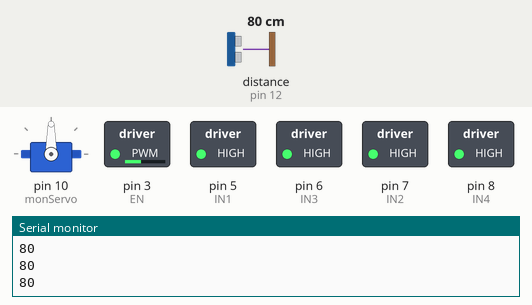
Recording of a sketch running on a simulated Arduino Uno, built with avr-gcc and run on an emulated ATmega328P. On the bench: servo, switched loads named in the sketch (green lamp = pin HIGH), the last lines printed to the serial monitor. Wiring (inferred from the names in the program): ultrasonic range finder: trigger pin 13; echo pin 12. Dashed ring = blinking. Inputs (shaded band) come from the test bench; at power-on: distance to the obstacle (sensor on pin 12) 80 cm. The echo pulse lasts 58.3 µs per cm; pins used as bus, display or sensor lines are not drawn.

Above: at 1.2 s.
1.3 s: distance to the obstacle (sensor on pin 12) set to 35 cm
2.8 s: distance to the obstacle (sensor on pin 12) set to 28 cm
At 3.9 s:
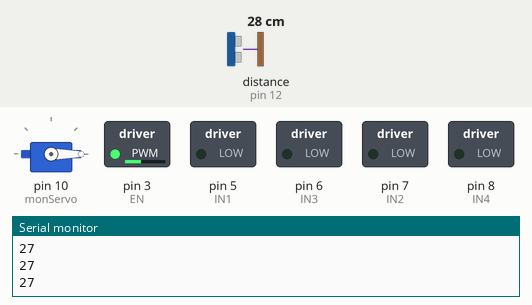
5.8 s: distance to the obstacle (sensor on pin 12) set to 2 cm
At 6.54 s:
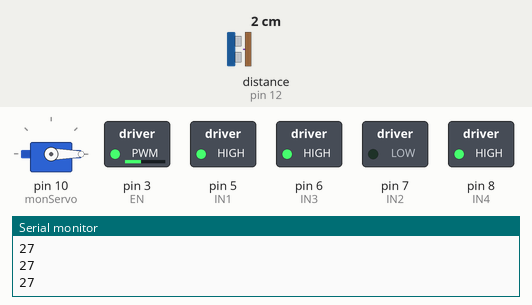
8.8 s: distance to the obstacle (sensor on pin 12) set to 60 cm
At 10.44 s:
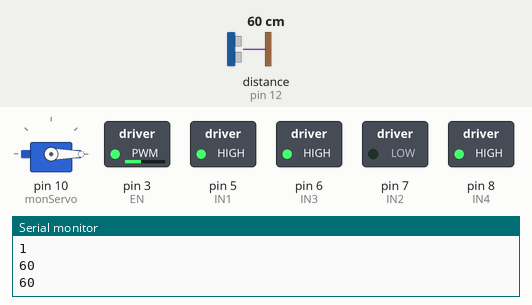
11.8 s: distance to the obstacle (sensor on pin 12) set to 4 cm
At 15.52 s:
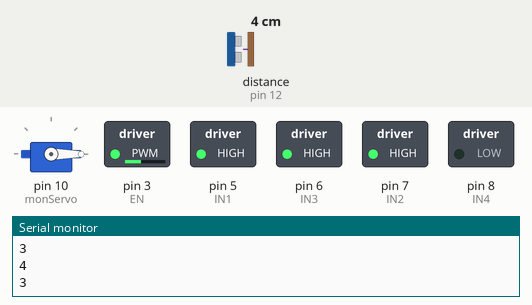
Timing chart, 0 to 15.8 s (numbered marks = the images above; inputs shaded):
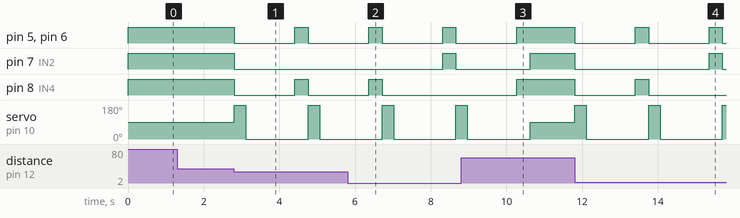

Measured:
- the behaviour switches between 32 and 31 cm on distance to the obstacle (sensor on pin 12) (found by bisection; images 0 and 1)
- after the input at 2.8 s, pin 5 (IN1), pin 6 (IN3), pin 8 (IN4): HIGH → LOW at once, → HIGH 1.6 s later, → LOW 0.35 s later; pin 7 (IN2): HIGH → LOW at once; servo on pin 10 (monServo): alternates 180° for 0.30 s and 0° for 1.7 s, starting at once
- after the input at 5.8 s, pin 7 (IN2): LOW → HIGH after 2.5 s, → LOW 0.34 s later; pin 8 (IN4): goes on until 6.7 s, then stays LOW
- after the input at 8.8 s, pin 5 (IN1), pin 6 (IN3), pin 8 (IN4): goes on until 10.3 s, then stays HIGH; pin 7 (IN2): LOW → HIGH after 1.8 s
- after the input at 11.8 s, pin 5 (IN1), pin 6 (IN3): alternates HIGH for 0.35 s and LOW for 1.6 s, starting at once; pin 7 (IN2): HIGH → LOW at once, → HIGH 3.6 s later, → LOW 0.34 s later; pin 8 (IN4): HIGH → LOW at once, → HIGH 1.6 s later, → LOW 0.35 s later; servo on pin 10 (monServo): alternates 180° for 0.30 s and 0° for 1.6 s, starting at once

The sketch:

AutoMazeRunner.ino
```cpp
#include <Servo.h> // Bibliothèque pour contrôler les servomoteurs

// ----------------- Définition des broches pour le moteur -----------------
#define EN 3  // Broche d'activation (Enable) du moteur
#define IN1 5 // Broches de contrôle moteur 1
#define IN2 7
#define IN3 6 // Broches de contrôle moteur 2
#define IN4 8

// ----------------- Définition des constantes -----------------
#define speed_Max 100    // Vitesse maximale du moteur
#define Turn90deg 500    // Durée approximative pour tourner à 90 degrés

// ----------------- Servo moteur et capteur -----------------
Servo monServo; // Objet Servo pour contrôler le servomoteur

int TRIG = 13; // Broche TRIG du capteur ultrason
int ECHO = 12; // Broche ECHO du capteur ultrason

long LECTURE_ECHO; // Temps mesuré par le capteur ultrason
long CM;           // Distance en cm
long CM_gauche;    // Distance mesurée à gauche
long CM_droite;    // Distance mesurée à droite

// Distances finales utilisées pour la logique du robot
int distanceGauche = 0;
int distanceDroite = 0;

// ----------------- Fonction d'initialisation -----------------
void setup() {
  // Définir les broches moteurs comme sorties
  pinMode(IN1, OUTPUT);
  pinMode(IN2, OUTPUT);
  pinMode(IN3, OUTPUT);
  pinMode(IN4, OUTPUT);

  // Activer le moteur avec la vitesse maximale
  analogWrite(EN, speed_Max);

  // Attacher le servomoteur à la broche 10
  monServo.attach(10);

  // Définir les broches du capteur ultrason
  pinMode(TRIG, OUTPUT);
  pinMode(ECHO, INPUT);

  // Démarrer la communication série pour afficher les distances
  Serial.begin(9600);
}

// ----------------- Boucle principale -----------------
void loop() {
  // -------- Lecture du capteur ultrason --------
  digitalWrite(TRIG, HIGH);          // Envoie l'impulsion ultrason
  delayMicroseconds(1);              // Temps très court
  digitalWrite(TRIG, LOW);           // Fin de l'impulsion
  LECTURE_ECHO = pulseIn(ECHO, HIGH);// Lecture du signal de retour
  CM = LECTURE_ECHO / 58;            // Conversion du temps en distance cm
  Serial.println(CM);                // Affiche la distance mesurée

  // -------- Contrôle du servomoteur --------
  int position = 90;                  // Servomoteur centré
  monServo.write(position);

  // -------- Mouvement du robot --------
  moveStraight();                     // Avance tout droit

  // Si un obstacle est trop proche (< 30 cm)
  if(CM <= 30){
    stop();                           // Arrête le robot
    verifygauchedroite();             // Vérifie les distances gauche/droite
    delay(1000);                      // Pause avant de décider

    // Décision selon la distance la plus grande
    if(distanceGauche <= distanceDroite){
      turnRight();                    // Tourne à droite
      delay(350);                     // Temps approximatif pour tourner
    }
    else if(distanceGauche > distanceDroite){
      turnLeft();                     // Tourne à gauche
      delay(340);
    }
  }
}

// ----------------- Fonctions de mouvements -----------------
void moveStraight() {
  // Active tous les moteurs pour avancer
  digitalWrite(IN1, HIGH);
  digitalWrite(IN2, HIGH);
  digitalWrite(IN3, HIGH);
  digitalWrite(IN4, HIGH);
}

void turnRight() {
  // Logique pour tourner à droite (moteurs opposés)
  digitalWrite(IN1, HIGH);
  analogWrite(IN2, -1);
  analogWrite(IN3, -1);
  digitalWrite(IN4, HIGH);
}

void turnLeft() {
  // Logique pour tourner à gauche (moteurs opposés)
  analogWrite(IN1, -1);
  digitalWrite(IN2, HIGH);
  digitalWrite(IN3, HIGH);
  analogWrite(IN4, -1);
}

void moveBackward() {
  // Recule le robot
  analogWrite(IN1, -1);
  analogWrite(IN2, -1);
  analogWrite(IN3, -1);
  analogWrite(IN4, -1);
}

void stop() {
  // Arrête tous les moteurs
  digitalWrite(IN1, 0);
  digitalWrite(IN2, 0);
  digitalWrite(IN3, 0);
  digitalWrite(IN4, 0);
}

// ----------------- Fonctions pour le capteur ultrason -----------------
void takemesuregauche() {
  // Mesure la distance à gauche
  digitalWrite(TRIG, HIGH);
  delayMicroseconds(1);
  digitalWrite(TRIG, LOW);
  LECTURE_ECHO = pulseIn(ECHO, HIGH);
  CM_gauche = LECTURE_ECHO / 58;
  Serial.println(CM_gauche);
  return(CM_gauche);
}

void takemesuredroite() {
  // Mesure la distance à droite
  digitalWrite(TRIG, HIGH);
  delayMicroseconds(1);
  digitalWrite(TRIG, LOW);
  LECTURE_ECHO = pulseIn(ECHO, HIGH);
  CM_droite = LECTURE_ECHO / 58;
  Serial.println(CM_droite);
  return(CM_droite);
}

// ----------------- Vérification des distances à gauche et à droite -----------------
void verifygauchedroite() {
  // Servomoteur orienté à gauche
  int positionGauche = 180;
  monServo.write(positionGauche);
  delay(300);
  takemesuregauche();             // Mesure distance gauche
  distanceGauche = CM_gauche;

  // Servomoteur orienté à droite
  int positionDroite = 0;
  monServo.write(positionDroite);
  delay(300);
  takemesuredroite();             // Mesure distance droite
  distanceDroite = CM_droite;
}
```
